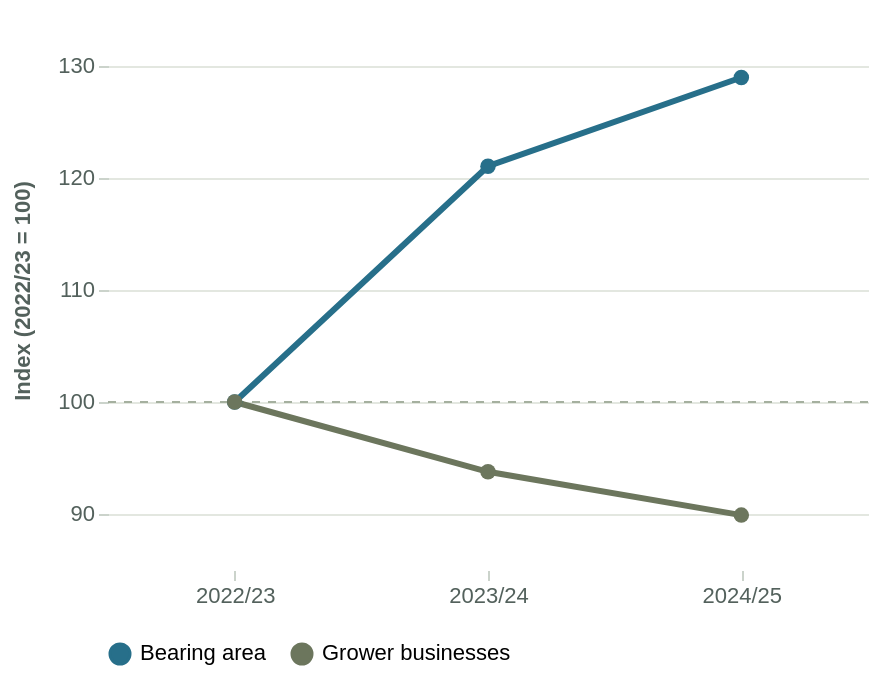

Write a Vega-Lite specification for this figure.
### Vega-Lite specification from a JSON file in a GitHub repository (floating-point values rounded to 4 significant figures)
{"$schema": "https://vega.github.io/schema/vega-lite/v5.json", "width": 440, "height": 280, "config": {"background": "transparent", "font": "Arial", "view": {"stroke": null}, "axis": {"labelFontSize": 11, "titleFontSize": 11, "titlePadding": 12, "labelColor": "#53615c", "titleColor": "#53615c", "gridColor": "#e3e7e0", "domain": false, "tickColor": "#cbd3cb"}, "legend": {"labelFontSize": 11, "title": null, "orient": "bottom", "symbolType": "circle"}}, "data": {"values": [{"year": 2023, "period": "2022/23", "measure": "Bearing area", "value": 14230.0, "index": 100.0}, {"year": 2023, "period": "2022/23", "measure": "Grower businesses", "value": 802.0, "index": 100.0}, {"year": 2024, "period": "2023/24", "measure": "Bearing area", "value": 17220.0, "index": 121.1}, {"year": 2024, "period": "2023/24", "measure": "Grower businesses", "value": 752.0, "index": 93.77}, {"year": 2025, "period": "2024/25", "measure": "Bearing area", "value": 18350.0, "index": 129.0}, {"year": 2025, "period": "2024/25", "measure": "Grower businesses", "value": 721.0, "index": 89.9}]}, "layer": [{"data": {"values": [{"base": 100}]}, "mark": {"type": "rule", "color": "#a5b09f", "strokeDash": [4, 4]}, "encoding": {"y": {"field": "base", "type": "quantitative", "title": "Index (2022/23 = 100)", "axis": {"title": "Index (2022/23 = 100)"}}}}, {"mark": {"type": "line", "point": {"filled": true, "size": 60}, "strokeWidth": 3}, "encoding": {"x": {"field": "period", "type": "ordinal", "title": null, "sort": ["2022/23", "2023/24", "2024/25"], "axis": {"labelAngle": 0}}, "y": {"field": "index", "type": "quantitative", "title": "Index (2022/23 = 100)", "scale": {"domain": [85, 135], "zero": false}, "axis": {"title": "Index (2022/23 = 100)"}}, "color": {"field": "measure", "type": "nominal", "title": null, "scale": {"domain": ["Bearing area", "Grower businesses"], "range": ["#276f8a", "#6c765d"]}, "legend": {"orient": "bottom"}}, "tooltip": [{"field": "measure", "type": "nominal", "title": "Measure"}, {"field": "period", "type": "nominal", "title": "Financial year"}, {"field": "value", "type": "quantitative", "title": "Hectares / businesses", "format": ",.1f"}, {"field": "index", "type": "quantitative", "title": "Index", "format": ".1f"}]}}], "autosize": {"type": "fit-x", "contains": "padding", "resize": true}}
